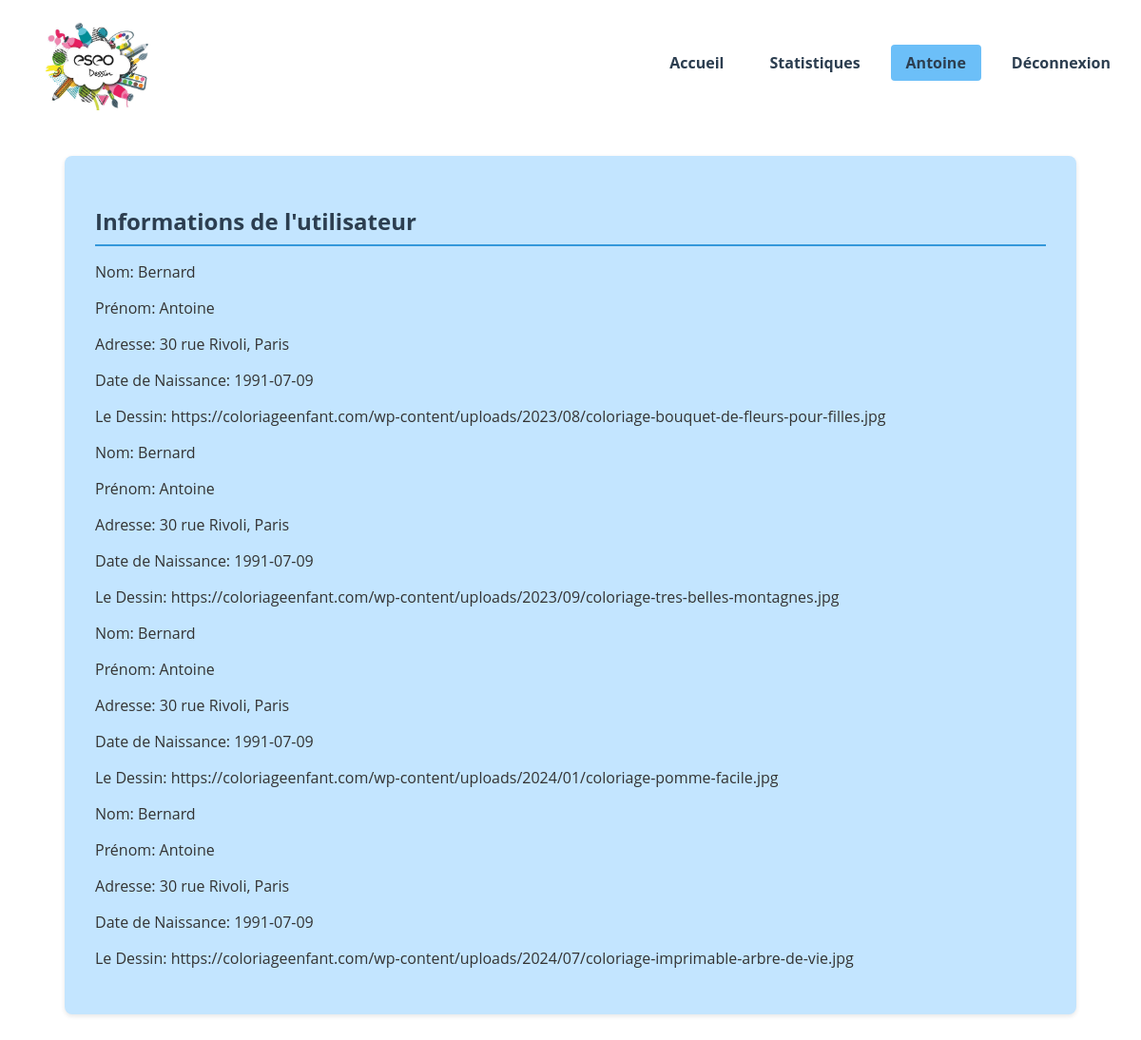
The app's page /HTML/protected_page.php (signed in) with its own data.
### tables this page shows
CREATE TABLE Utilisateur
(
    numUtilisateur Integer PRIMARY KEY AUTO_INCREMENT,
    numClub Integer NOT NULL,
    nom VARCHAR(50) NOT NULL,
    prenom VARCHAR(50) NOT NULL,
    adresse VARCHAR(120) NOT NULL,
    login VARCHAR(50) NOT NULL,
    motDePasse VARCHAR(50) NOT NULL,
    email VARCHAR(50) NOT NULL,
    dateNaissance DATE NOT NULL,
    FOREIGN KEY (numClub) REFERENCES Club(numClub)
);

### HTML/protected_page.php (the view, shortened to what this page needs)
<?php
require 'config.php';
$sql = "SELECT u.nom, u.prenom, u.adresse, u.dateNaissance, d.leDessin
        FROM Utilisateur u, Dessin d, Competiteur c
        WHERE u.numUtilisateur=? and d.numCompetiteur=c.numCompetiteur and c.numCompetiteur=u.numUtilisateur
        GROUP BY d.leDessin";
$stmt = $conn->prepare($sql);
$stmt->bind_param("i", $_SESSION['login']);
$stmt->execute();
$result = $stmt->get_result();
$userInfo = [];
if ($result->num_rows > 0) {
    while ($row = $result->fetch_assoc()) {
        $userInfo[] = $row;
    }
}
?>
<!DOCTYPE html>
<html lang="en">
<head>
    <link rel="stylesheet" href="CSS/style.css">
</head>
<body>
<header class="main-header">
    <img src="Images/logo_dessin.png" alt="Logo Dessin" class="logo" width="170" height="100">
    <nav class="main-nav">
        <ul>
            <li><a href="main.php" class="<?php echo basename($_SERVER['PHP_SELF']) == 'main.php' ? 'active' : ''; ?>">Accueil</a></li>
            <li><a href="stats.php" class="<?php echo basename($_SERVER['PHP_SELF']) == 'stats.php' ? 'active' : ''; ?>">Statistiques</a></li>
            <?php if (isset($_SESSION['username'])): ?>
                <li><a href="protected_page.php" class="<?php echo basename($_SERVER['PHP_SELF']) == 'protected_page.php' ? 'active' : ''; ?>"><?php echo htmlspecialchars($_SESSION['username']); ?></a></li>
                <li><a href="logout.php" class="<?php echo basename($_SERVER['PHP_SELF']) == 'logout.php' ? 'active' : ''; ?>">Déconnexion</a></li>
            <?php else: ?>
                <li><a href="login.php" class="<?php echo basename($_SERVER['PHP_SELF']) == 'login.php' ? 'active' : ''; ?>">Connexion</a></li>
                <li><a href="register.php" class="<?php echo basename($_SERVER['PHP_SELF']) == 'register.php' ? 'active' : ''; ?>">Inscription</a></li>
            <?php endif; ?>
        </ul>
    </nav>
</header>
<section id="user-info" class="section">
    <h2>Informations de l'utilisateur</h2>
    <?php if (!empty($userInfo)): ?>
        <?php foreach ($userInfo as $info): ?>
            <p>Nom: <?php echo htmlspecialchars($info['nom']); ?></p>
            <p>Prénom: <?php echo htmlspecialchars($info['prenom']); ?></p>
            <p>Adresse: <?php echo htmlspecialchars($info['adresse']); ?></p>
            <p>Date de Naissance: <?php echo htmlspecialchars($info['dateNaissance']); ?></p>
            <p>Le Dessin: <?php echo htmlspecialchars($info['leDessin']); ?></p>
        <?php endforeach; ?>
    <?php else: ?>
        <p>Aucune information disponible.</p>
    <?php endif; ?>
</section>
</body>
</html>

### CSS/style.css (style rules this page uses)
body { font-family: 'Open Sans', sans-serif; margin: 0; padding: 0; background-color: #ffffff; color: #333; }
h1, h2 { color: #2c3e50; }
.main-header { background-color: #ffffff; color: #2c3e50; padding: 1rem; display: flex; justify-content: space-between; align-items: center; text-align: left; }
.main-nav ul { list-style-type: none; padding: 0; margin: 0; display: flex; gap: 1rem; }
.main-nav a { color: #2c3e50; text-decoration: none; font-weight: bold; padding: 0.5rem 1rem; border-radius: 4px; transition: background-color 0.3s; }
.main-nav a.active { background-color: #6cbff8; }
.section { padding: 2rem; margin: 2rem auto; width: 100%; max-width: 1000px; background-color: #c3e5ff; box-shadow: 0 2px 5px rgba(0, 0, 0, 0.1); border-radius: 8px; transition: transform 0.3s, box-shadow 0.3s; }
.section h2 { border-bottom: 2px solid #3498db; padding-bottom: 0.5rem; margin-bottom: 1rem; }

### records on screen
utilisateur: nom "Bernard", prenom "Antoine", adresse "30 rue Rivoli, Paris", dateNaissance "1991-07-09", leDessin "https://coloriageenfant.com/wp-content/uploads/2023/08/coloriage-bouquet-de-fleurs-pour-filles.jpg", leDessin "https://coloriageenfant.com/wp-content/uploads/2023/09/coloriage-tres-belles-montagnes.jpg", leDessin "https://coloriageenfant.com/wp-content/uploads/2024/01/coloriage-pomme-facile.jpg", leDessin "https://coloriageenfant.com/wp-content/uploads/2024/07/coloriage-imprimable-arbre-de-vie.jpg"

### other values on screen
$_SESSION['username'] "Antoine"
